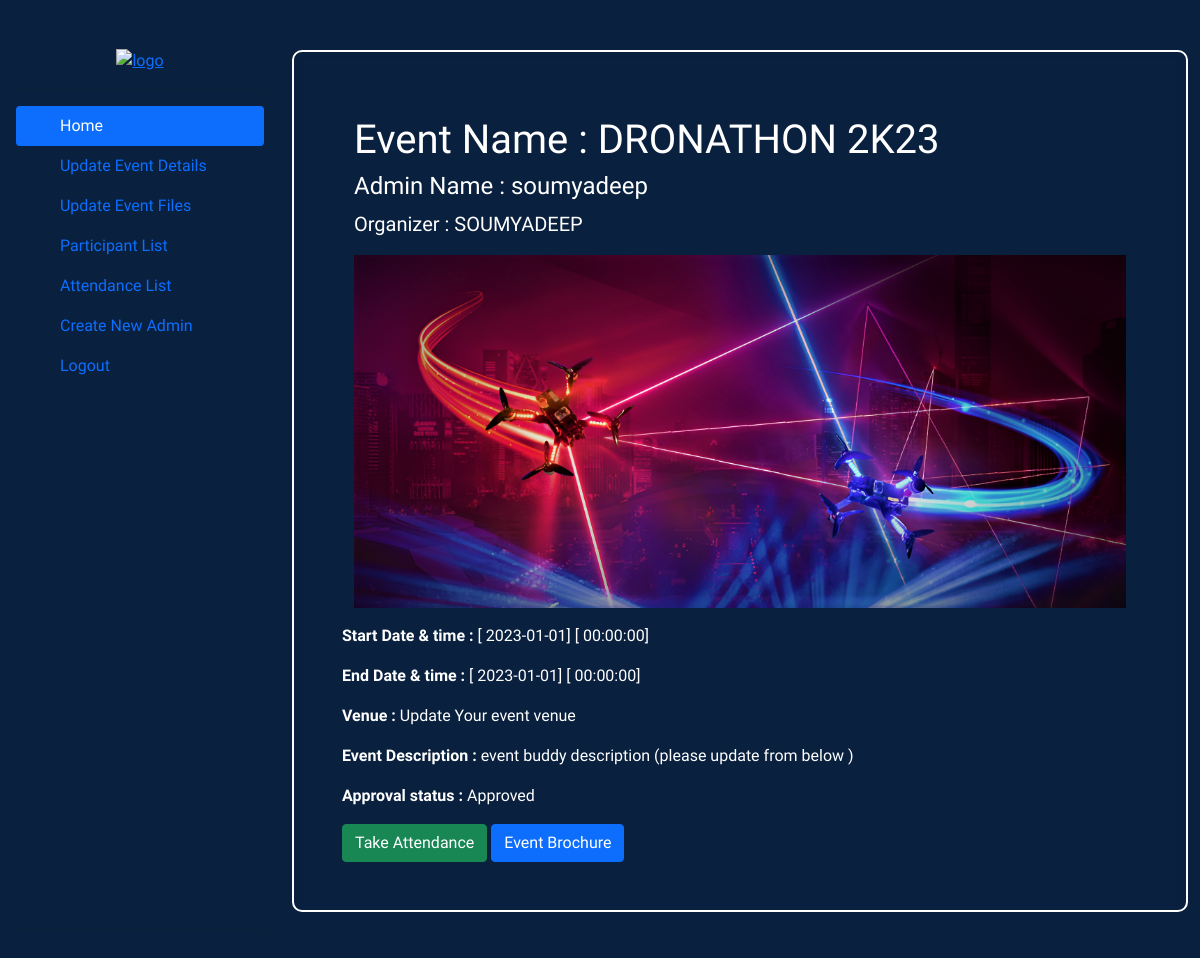
/admin/admin.php (signed in), run on an earlier commit of the app's database.
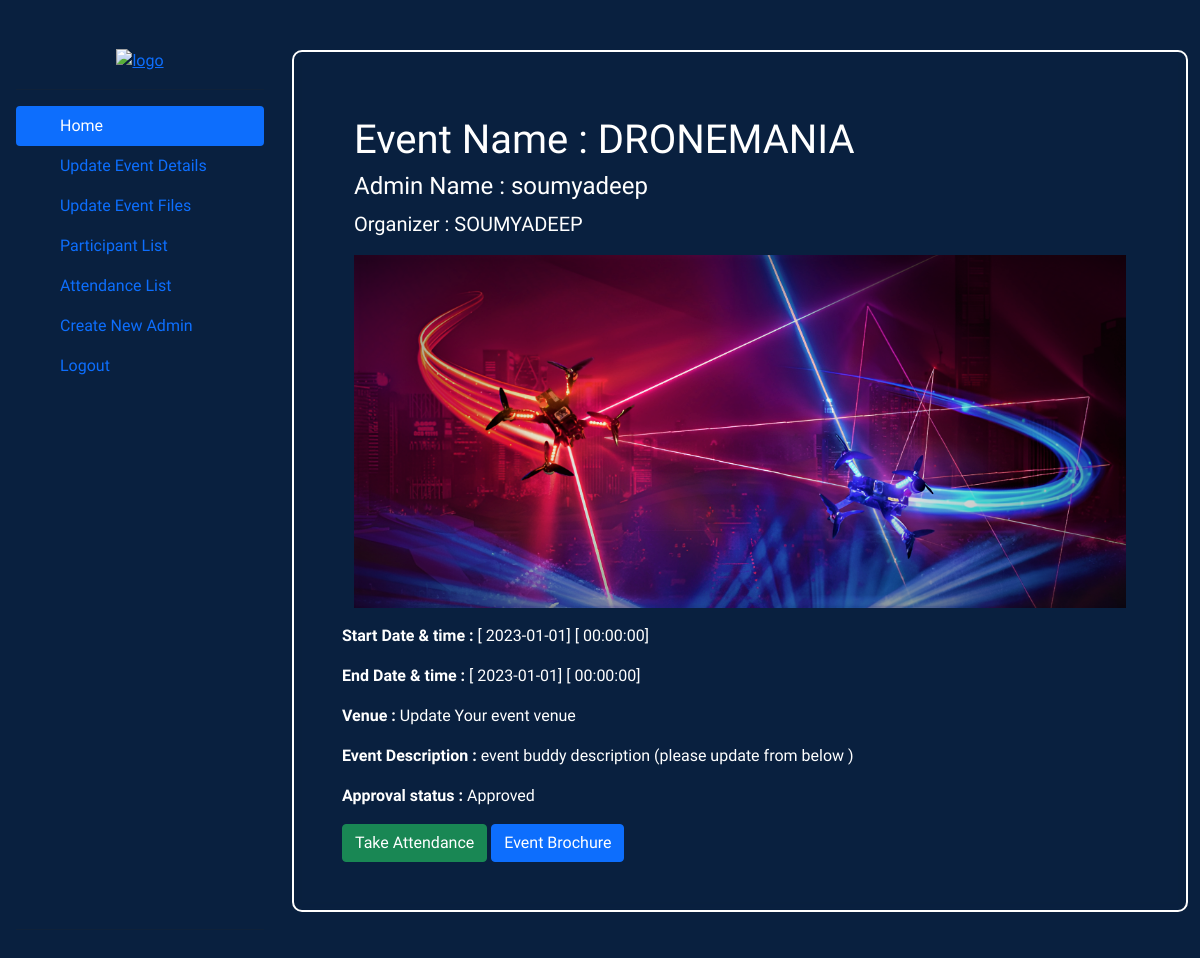
And on a later commit of the database.
### tables this page shows
CREATE TABLE `event_admin` (
  `a_name` varchar(50) NOT NULL,
  `a_email` varchar(50) NOT NULL,
  `a_password` varchar(100) NOT NULL,
  `event_id` varchar(20) NOT NULL
);

CREATE TABLE `events` (
  `event_id` varchar(10) NOT NULL,
  `event_name` varchar(50) NOT NULL,
  `event_s_date` date DEFAULT '2023-01-01',
  `event_s_time` time DEFAULT '00:00:00',
  `event_e_date` date DEFAULT '2023-01-01',
  `event_e_time` time DEFAULT '00:00:00',
  `event_venue` varchar(50) NOT NULL DEFAULT 'Update Your event venue',
  `organizer` varchar(50) NOT NULL,
  `event_desc` varchar(300) NOT NULL DEFAULT 'event buddy description (please update from below )',
  `event_broc` varchar(100) NOT NULL DEFAULT 'event-broucher-01.pdf',
  `c_image1` varchar(100) NOT NULL DEFAULT 'eb-black-bg-logo-16-9.png',
  `c_image2` varchar(100) NOT NULL DEFAULT 'eb-black-bg-logo-16-9.png',
  `c_image3` varchar(100) NOT NULL DEFAULT 'eb-black-bg-logo-16-9.png',
  `approval` int(1) NOT NULL DEFAULT 0,
  `e_slot` int(10) NOT NULL,
  `event_type` varchar(10) DEFAULT NULL
);

### admin/admin.php (the view, shortened to what the changed rows need)
<?php
include "../database/db_conn.php";
?>
<!DOCTYPE html>
<html lang="en">
<head>
    <link rel="stylesheet" href="https://maxcdn.bootstrapcdn.com/bootstrap/4.0.0/css/bootstrap.min.css"
 />
    <link rel="stylesheet" href="https://use.fontawesome.com/releases/v5.3.1/css/all.css"
 />
    <link href="//maxcdn.bootstrapcdn.com/bootstrap/4.0.0/css/bootstrap.min.css" rel="stylesheet" id="bootstrap-css" />
    <link href="https://cdn.jsdelivr.net/npm/bootstrap@5.0.2/dist/css/bootstrap.min.css" rel="stylesheet">
    <link rel="stylesheet" href="https://cdn.jsdelivr.net/npm/bootstrap-icons@1.5.0/font/bootstrap-icons.css">
    <link rel="stylesheet" href="./css/admin.css">
</head>
<body class="">
    <div class="d-flex flex-row">
    <?php
                        if (isset($_SESSION['event_id']) && isset($_SESSION['a_email'])&& isset($_SESSION['event_name'])) {
                            $event_id = $_SESSION['event_id'];
                            $a_email = $_SESSION['a_email'];
                            $sql = "SELECT *
                            FROM events
                            JOIN event_admin ON events.event_id= event_admin.event_id WHERE events.event_id='$event_id' AND event_admin.a_email='$a_email'";
                            $result = mysqli_query($conn, $sql);
                            if ($result->num_rows > 0) {
                                $row = $result->fetch_assoc();
                            }else{
                                ?>
    <script>alert("No such event");
        window.location.href = "../signup-login/logout.php";
    </script>
    <?php
                            }
                        ?>
    <div class="container">
        <div id="event-details" class="p-5 home-heading">
            <div class="home-heading-content">
                <div class="container-lg my-3">
                    <h1>Event Name :
                        <?php echo $row['event_name']; ?>
                    </h1>
                    <h4>Admin Name :
                        <?php echo $row['a_name']; ?>
                    </h4>
                    <p class="lead">Organizer :
                        <?php echo $row['organizer']; ?>
                    </p>
                    <img src="../event-assets/c_image/<?php echo $row['c_image1'] ?>" class="img-fluid" alt="Cover Image">
                </div>
                <p class="card-date-time">
                    <b>Start Date & time :</b>
                    [
                    <?php echo $row['event_s_date']; ?>] [
                    <?php echo $row['event_s_time']; ?>]
                </p>
                <p class="card-date-time">
                    <b>End Date & time :</b>
                    [
                    <?php echo $row['event_e_date']; ?>] [
                    <?php echo $row['event_e_time']; ?>]
                </p>
                <p class="card-Venue">
                    <b>Venue :</b>
                    <?php echo $row['event_venue']; ?>
                </p>
                <p class="card-event-description-title">
                    <b>Event Description :</b>
                    <?php echo $row['event_desc']; ?>
                </p>
                <p class="card-Venue">
                    <b>Approval status :</b>
                    <?php
                    if($row["approval"]==0 ){
                        echo "Pending";
                    }else if($row["approval"]==2){
                        echo "Not Approved";
                    }
                    else{
                        echo "Approved";
                    }
                     ?>
                </p>
                <div>
                    <div>
                            <a  href="../QR/Authentication/" onclick="requestCameraPermission()" type="button" class="btn btn-success">Take
                                    Attendance</a>
                            <a target="_blank" href="../event-assets/b_pdf/<?php echo $row['event_broc']; ?>" type="button"
                                class="btn btn-primary brochure-btn">Event Brochure</a>
                    </div>
                </div>
            </div>
        </div>
    </div>
</div>
    <?php
                        } else {
                            header("location:../signup-login/login.php");
                        }
?>
</body>
</html>

What changed in the data, as far as the page shows it:
changed through a linked row, event_admin "soumyadeep": event.event_name "DRONATHON 2K23" → "DRONEMANIA"
